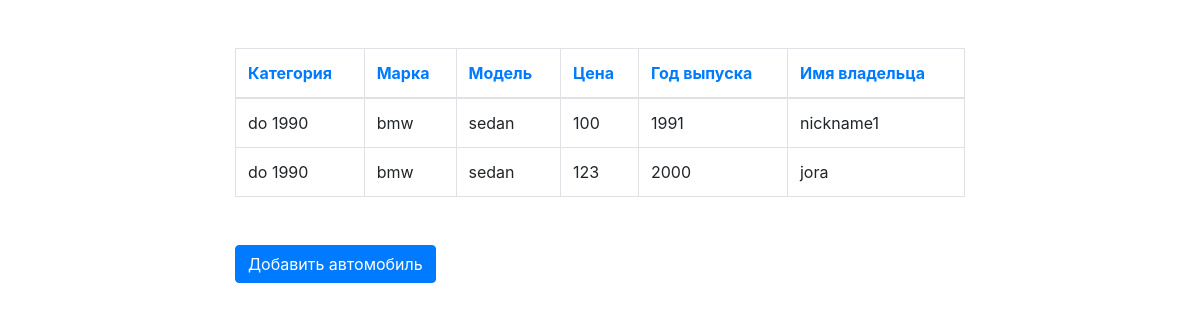
The app's page /, older data.
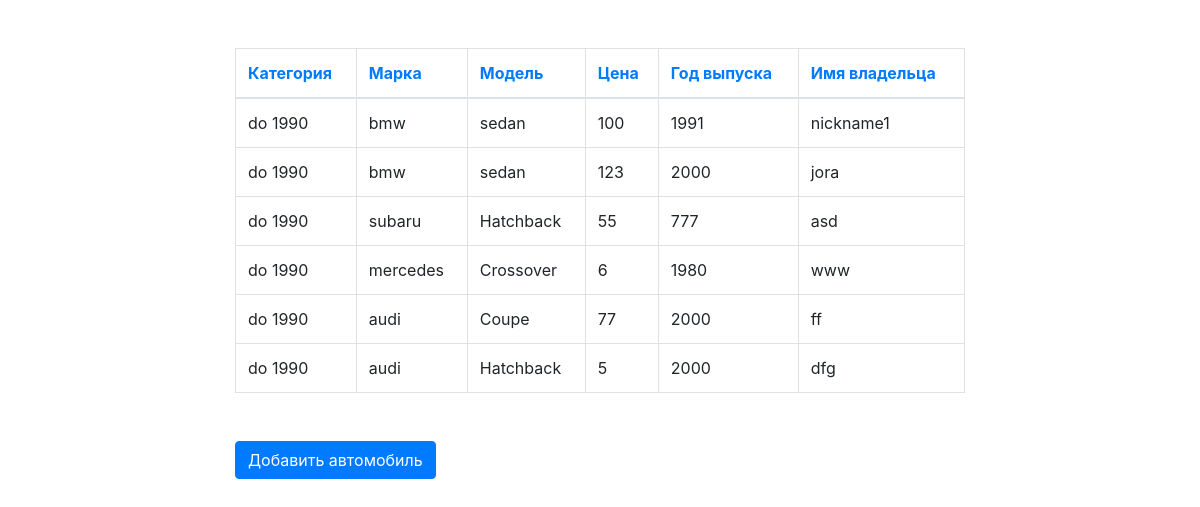
The same page, newer data.
### car/models.py (models this page shows)
class Car(models.Model):
    price = models.SmallIntegerField(verbose_name='Цена')
    year = models.SmallIntegerField(verbose_name='Год выпуска')
    name = models.CharField(max_length=255, verbose_name='Имя владельца')
    car_cat = models.CharField(verbose_name='Категория', max_length=255, default='do 1990')
    car_mrk = models.ForeignKey(CarMark, verbose_name='Марка', related_name='car_marks', on_delete=models.CASCADE)
    car_mdl = models.ForeignKey(CarModel, verbose_name='Модель', related_name='car_models', on_delete=models.CASCADE)
    class Meta:
        verbose_name = 'Автомобиль'
        verbose_name_plural = 'Автомобили'

class CarMark(models.Model):
    car_mark = models.CharField(max_length=255, verbose_name='Марка авто')
    def __str__(self):
        return self.car_mark
    class Meta:
        verbose_name = 'Марка авто'
        verbose_name_plural = 'Марка авто'

class CarModel(models.Model):
    car_model = models.CharField(max_length=255, verbose_name='Модель авто')
    def __str__(self):
        return self.car_model
    class Meta:
        verbose_name = 'Модель авто'
        verbose_name_plural = 'Модель авто'

### car/views.py (the view)
# urls.py: url(r'^$', views.cars_list, name='main_page'),
def cars_list(request):
    car_list = Car.objects.all()
    context = {
        'car_list': car_list,
    }
    return render(request, 'car_list.html', context)

### car/templates/car_list.html
{% extends 'base.html' %}
{% block car_list %}
<div class="container mt-5">
    <div class="row">
        <table id="sorting" class="table table-bordered mb-5">
            <thead>
                <tr>
                    <th data-dynatable-column="category">Категория</th>
                    <th data-dynatable-column="car_mark">Марка</th>
                    <th data-dynatable-column="car_model">Модель</th>
                    <th data-dynatable-column="car_price">Цена</th>
                    <th data-dynatable-column="car_year">Год выпуска</th>
                    <th data-dynatable-column="user_name">Имя владельца</th>
                </tr>
            </thead>
            <tbody>
                {% for car in car_list %}
                    <tr>
                        <td class="col-2">{{ car.car_cat }}</td>
                        <td class="col-2">{{ car.car_mrk }}</td>
                        <td class="col-2">{{ car.car_mdl }}</td>
                        <td class="col-2">{{ car.price }}</td>
                        <td class="col-2">{{ car.year}}</td>
                        <td class="col-2">{{ car.name }}</td>
                    </tr>
                {% endfor %}
            </tbody>
        </table>
        <div class="">
            <a class="btn btn-primary" href="{% url 'car_form' %}">Добавить автомобиль</a>
        </div>
    </div>
</div>
{% endblock %}

Row changes from the older to the newer data that the page shows:
added Car: car_cat "do 1990", car_mrk "subaru", car_mdl "Hatchback", price "55", year "777", name "asd"
added Car: car_cat "do 1990", car_mrk "mercedes", car_mdl "Crossover", price "6", year "1980", name "www"
added Car: car_cat "do 1990", car_mrk "audi", car_mdl "Coupe", price "77", year "2000", name "ff"
added Car: car_cat "do 1990", car_mrk "audi", car_mdl "Hatchback", price "5", year "2000", name "dfg"
